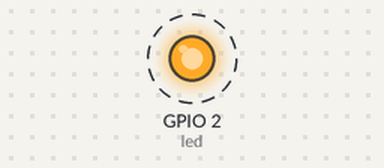
The program below on a simulated ESP32 board running MicroPython. Parts: output pins drawn as LEDs (lit = HIGH). Dashed ring = blinking. What the program prints to the serial console is not drawn. At 10.0 s the program stops and its outputs stay as they are.

Above: at 0.5 s.
Timing chart, 0 to 4.6 s (numbered marks = the images above):
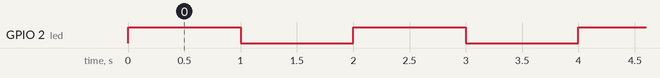

Measured:
- by itself, GPIO 2 (led): alternates HIGH for 1.0 s and LOW for 1.0 s, 10 changes in all, then stays LOW

The program:

test1.py
```python
#blinking an led 5 times

import machine
import time
led = machine.Pin(2,machine.Pin.OUT)

counter = 0

while(counter<5):
    led.on()
    time.sleep(1)
    led.off()
    time.sleep(1)
    counter+=1
print("blinking done")
```
